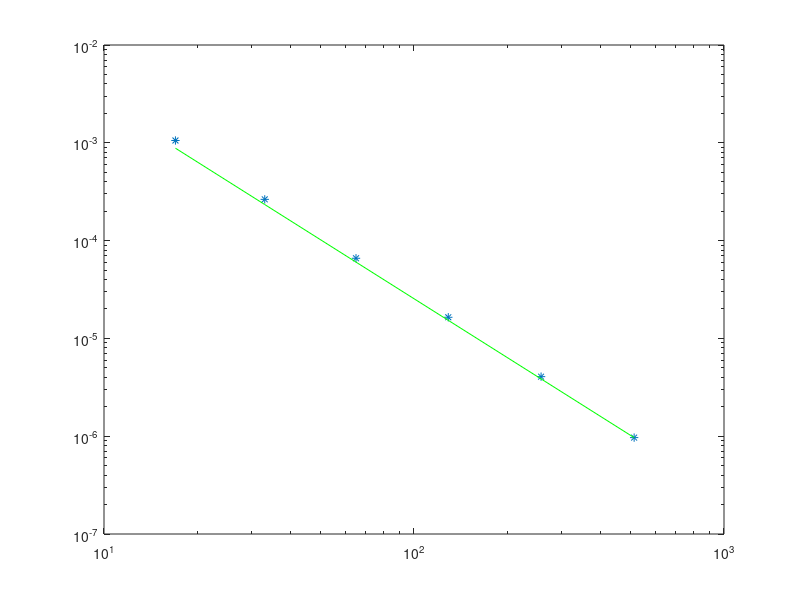

Here is the MATLAB script that generated this plot:
clear all
close all

mrif=2^11+1;
m=mrif;
h=2/(m-1);
x=linspace(-1,1,m)';

D2 = toeplitz(sparse([1,1],[1,2],[-2,1]/(h^2),1,m));
D1 = toeplitz(sparse(1,2,-1/(2*h),1,m),sparse(1,2,1/(2*h),1,m));

A=diag(exp(-x))-D2;
b=exp(-x.^2);
A(1,1:2)=[1,0];
b(1)=0;
A(m,m-1:m)=[-2/h^2,2/h^2+exp(-1)];

u=A\b;

Urif=u;
count=0;
mrange=2.^(4:9)+1;

for m=mrange
  count++;
  h=2/(m-1);
  x=linspace(-1,1,m)';
  
  D2 = toeplitz(sparse([1,1],[1,2],[-2,1]/(h^2),1,m));
  D1 = toeplitz(sparse(1,2,-1/(2*h),1,m),sparse(1,2,1/(2*h),1,m));
  
  A=diag(exp(-x))-D2;
  b=exp(-x.^2);
  A(1,1:2)=[1,0];
  b(1)=0;
  A(m,m-1:m)=[-2/h^2,2/h^2+exp(-1)];
  
  u=A\b;
  
  err(count)=norm(u-Urif(1:(mrif-1)/(m-1):mrif),inf);
end

loglog(mrange,err,'*',mrange,err(end)*(mrange/mrange(end)).^(-2),'g')
